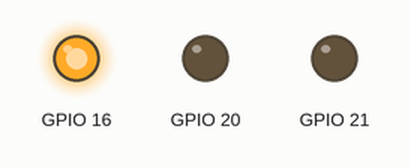
This program was run on a simulated Raspberry Pi (BCM pin numbers). Shown: output pins drawn as LEDs (lit = HIGH).

Above: at 0.05 s.
At 0.75 s:
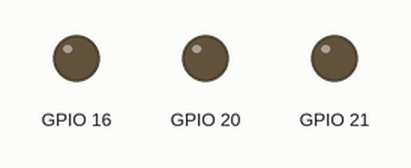
At 1.45 s:
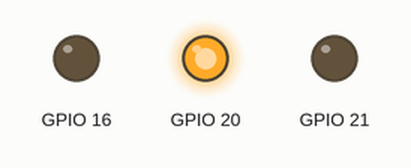
At 2.85 s:
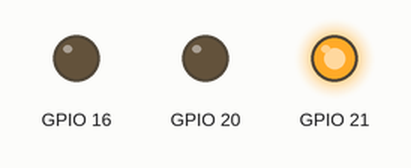
Timing chart, 0 to 3.1 s (numbered marks = the images above):
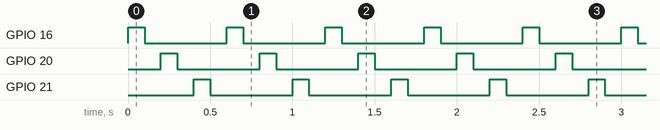

The program:

led_blink.py
```python
import RPi.GPIO as GPIO
import time
GPIO.setmode(GPIO.BCM)
GPIO.setup(16,GPIO.OUT)
GPIO.setup(20,GPIO.OUT)
GPIO.setup(21,GPIO.OUT)
try:
    while True:
        GPIO.output(16,True)
        time.sleep(0.1)
        GPIO.output(16,False)
        time.sleep(0.1)
        GPIO.output(20,True)
        time.sleep(0.1)
        GPIO.output(20,False)
        time.sleep(0.1)
        GPIO.output(21,True)
        time.sleep(0.1)
        GPIO.output(21,False)
        time.sleep(0.1)
except KeyboardInterrupt:
     GPIO.cleanup()
finally:
     GPIO.cleanup()
```

Measured:
- by itself, GPIO 16, GPIO 20, GPIO 21: alternates HIGH for 0.10 s and LOW for 0.50 s
